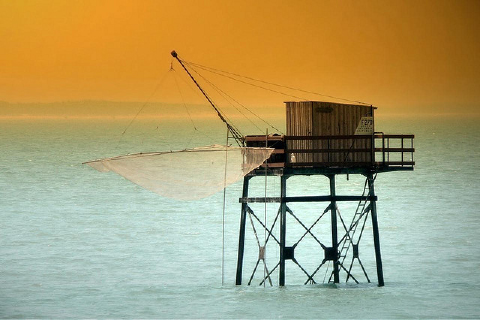
#> input picture python3_libraries/opencv/opencv3by_example/Chapter05/images/fishing_house.jpg, 480 x 320 px
$ python sift_detect.py   (older library calls are emulated)
#> lines starting #> are read from the running program, lines starting #| are printed output that depends on the picture; after the words box and inside, x2 and y2 are one past the last pixel; in counts of white or black regions, pixels touching at a corner belong together
import cv2
import numpy as np

input_image = cv2.imread('images/fishing_house.jpg')
#> input_image is the input picture: shape (320, 480, 3); mean B, G, R 114.8, 160.3, 173.2
gray_image = cv2.cvtColor(input_image, cv2.COLOR_BGR2GRAY)
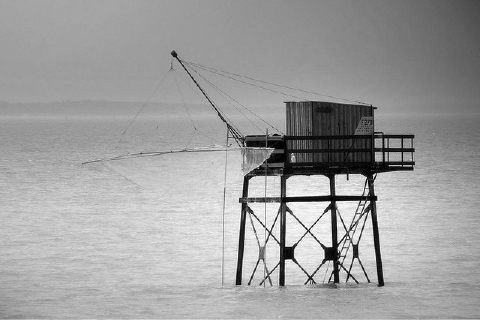
#> gray_image: shape (320, 480); min 0, max 255, mean 158.9

# For version opencv < 3.0.0, use cv2.SIFT()
sift = cv2.xfeatures2d.SIFT_create()
keypoints = sift.detect(gray_image, None)
#> keypoints = 290 keypoints; strongest (x, y, size): (287, 253, 9.6), (331, 253, 10.3), (368, 202, 2.3), (329, 202, 1.9)

cv2.drawKeypoints(input_image, keypoints, input_image, flags = cv2.DRAW_MATCHES_FLAGS_DRAW_RICH_KEYPOINTS)
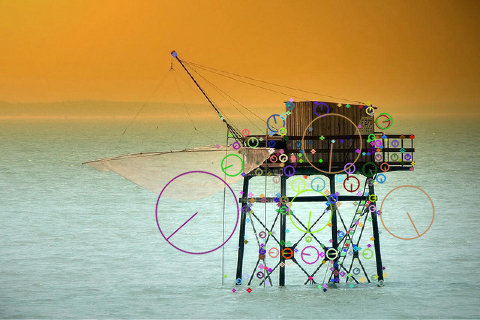
#> input_image: shape (320, 480, 3); 6.72% of pixels changed, all inside (x1, y1, x2, y2) = (155, 52, 435, 293)

cv2.imshow('SIFT features', input_image)
cv2.waitKey()

$ run again, with python3_libraries/opencv/opencv3by_example/Chapter05/images/house.jpg copied over python3_libraries/opencv/opencv3by_example/Chapter05/images/fishing_house.jpg
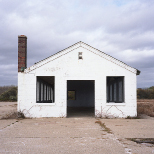
#> input picture python3_libraries/opencv/opencv3by_example/Chapter05/images/house.jpg, 154 x 154 px
#> input_image is the input picture: shape (154, 154, 3); mean B, G, R 185.3, 179.6, 183.6
#> `gray_image = cv2.cvtColor(input_image, cv2.COLOR_BGR2GRAY)`:
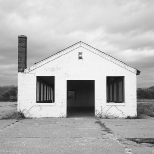
#> gray_image: shape (154, 154); min 15, max 246, mean 181.4
#> keypoints = 88 keypoints; strongest (x, y, size): (115, 85, 12.8), (46, 84, 12.5), (80, 95, 20.1), (80, 58, 2)
#> `cv2.drawKeypoints(input_image, keypoints, input_image, flags = cv2.DRA..`:
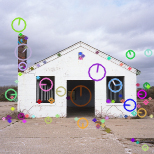
#> input_image: shape (154, 154, 3); 12.59% of pixels changed, all inside (x1, y1, x2, y2) = (0, 16, 154, 152)

$ run again, with python3_libraries/opencv/opencv3by_example/Chapter05/images/box.png saved as python3_libraries/opencv/opencv3by_example/Chapter05/images/fishing_house.jpg
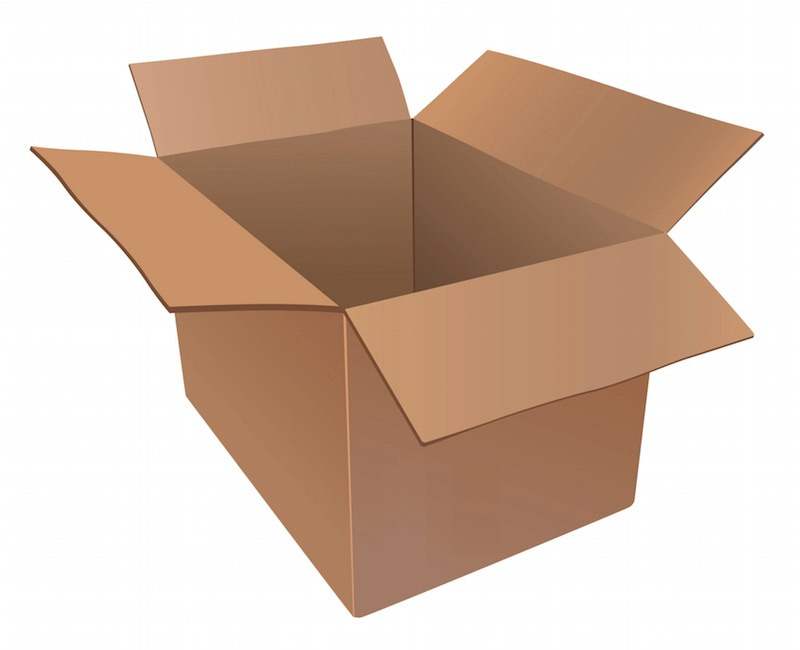
#> input picture python3_libraries/opencv/opencv3by_example/Chapter05/images/box.png, 800 x 650 px
#> input_image is the input picture: shape (650, 800, 3); mean B, G, R 175.3, 190.6, 212.9
#> `gray_image = cv2.cvtColor(input_image, cv2.COLOR_BGR2GRAY)`:
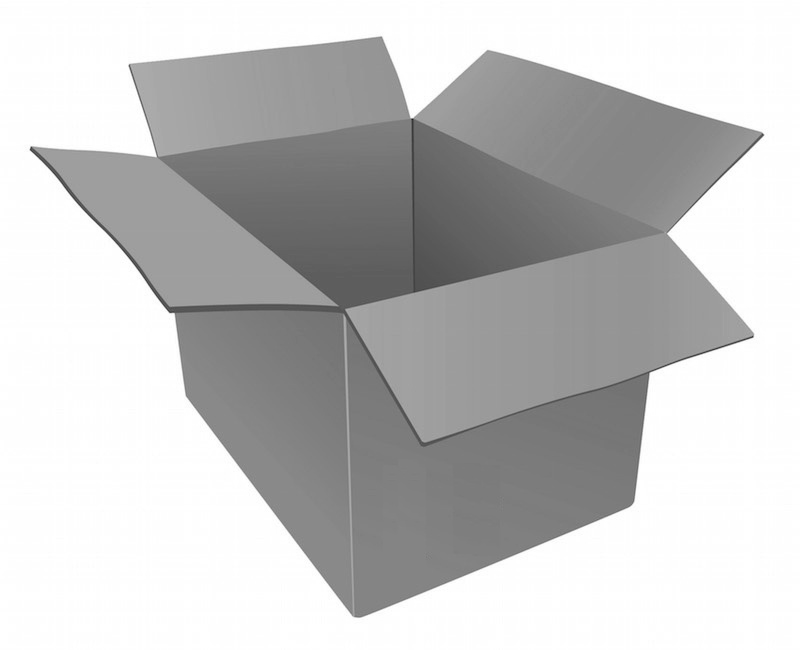
#> gray_image: shape (650, 800); min 23, max 255, mean 195.5
#> keypoints = 101 keypoints; strongest (x, y, size): (32, 149, 3.5), (762, 135, 2.4), (170, 312, 2.2), (173, 314, 2.6)
#> `cv2.drawKeypoints(input_image, keypoints, input_image, flags = cv2.DRA..`:
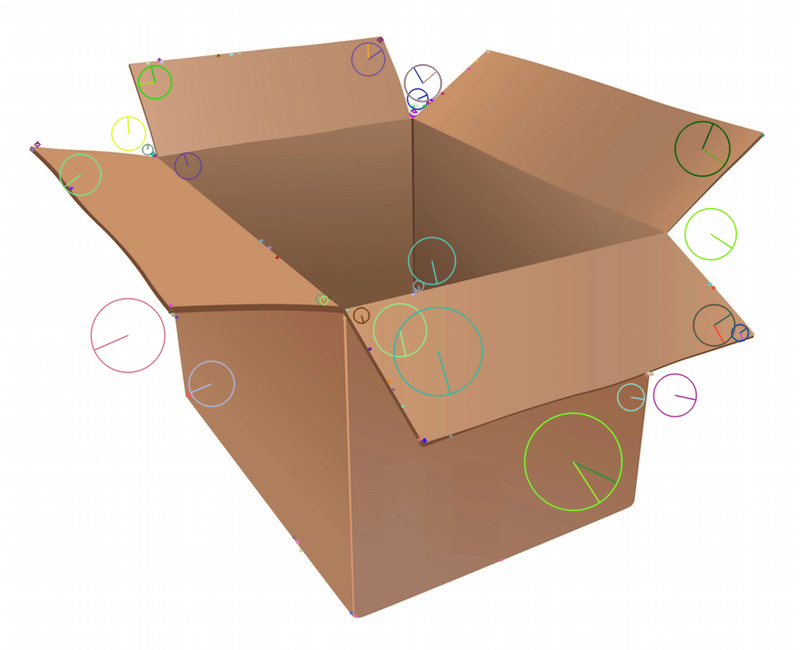
#> input_image: shape (650, 800, 3); 2% of pixels changed, all inside (x1, y1, x2, y2) = (29, 37, 766, 618)
